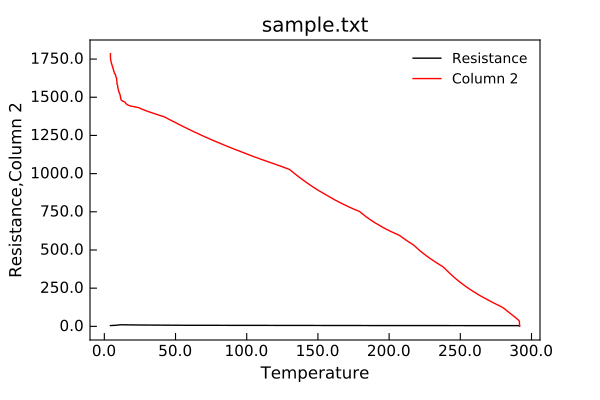

Generate this figure with Python:
from Stoner import Data
p=Data("sample.txt",setas="xyy")
# Quick plot
p.plot()
